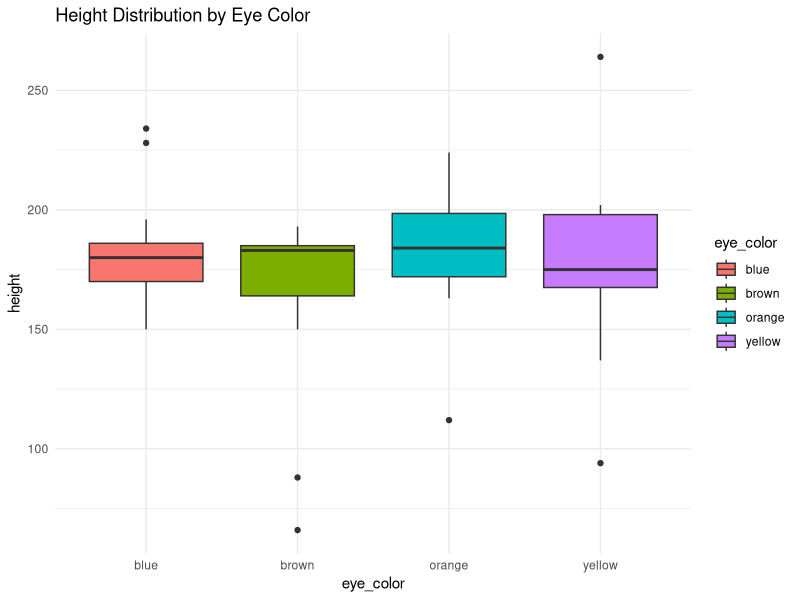

Source code (R):
## ---- chunk 1
library(tidyverse)

# Example: Do different 'eye colors' in Star Wars have different average heights?
# We'll filter for the most common eye colors
eye_data <- starwars |> 
  filter(eye_color %in% c("blue", "brown", "yellow", "orange")) |>
  drop_na(height)

ggplot(eye_data, aes(x = eye_color, y = height, fill = eye_color)) +
  geom_boxplot() +
  theme_minimal() +
  labs(title = "Height Distribution by Eye Color")
## ---- chunk 2
# 1. Fit the ANOVA model
model <- aov(height ~ eye_color, data = eye_data)

# 2. View the summary table
summary(model)
## ---- chunk 3
# Running Tukey's HSD
TukeyHSD(model)
